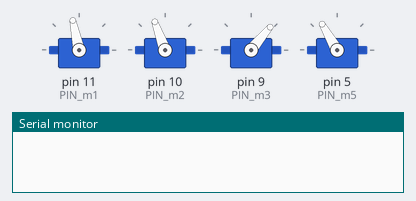
The sketch below on a simulated Arduino Uno, built with avr-gcc and run on an emulated ATmega328P. On the bench: 4 × servo, the last lines printed to the serial monitor.

Above: at 0.1 s.
At 1.6 s:
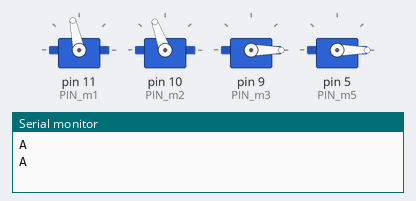
Timing chart, 0 to 3.1 s (numbered marks = the images above):
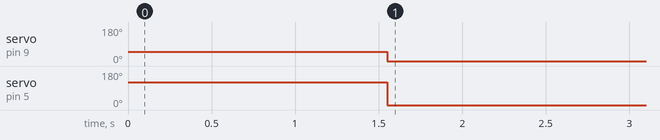

Measured:
- by itself, servo on pin 9 (PIN_m3): 50° → 0° at 1.6 s
- by itself, servo on pin 5 (PIN_m5): 120° → 0° at 1.6 s

The sketch:

RobotArm.ino
```cpp
#include <Servo.h>
#include <Arduino_JSON.h>

String flag = "A";
int u1;
int u2;

Servo PIN_m1;
Servo PIN_m2;
Servo PIN_m3;
Servo PIN_m5;

// 時刻のミリ秒の測定
unsigned long previousTime = 0;

void setup() {

  Serial.begin(9600);

// ピンを触れるようにする
  digitalWrite(12, HIGH);
  PIN_m1.attach(11);
  PIN_m2.attach(10);
  PIN_m3.attach(9);
  PIN_m5.attach(5);

  PIN_m1.write(102);
  PIN_m2.write(110);
  PIN_m3.write(50);
  PIN_m5.write(120);
}

void loop() {
  // 時間管理
  unsigned long currentTime = millis();

  if(currentTime - previousTime > 500){
    Serial.println(flag); // フラグをMATLAB側に送信
    delay(50);
    SendValue(); // 受信した値をモータに指令する
    previousTime = currentTime;
  }
}

void SendValue(){
  String line = Serial.readStringUntil('\n');
  JSONVar obj = JSON.parse(line);
  u1 = obj["u1"];
  u2 = obj["u2"];
  PIN_m1.write(102);
  PIN_m2.write(110);
  PIN_m3.write(u1);
  PIN_m5.write(u2);
}
```
